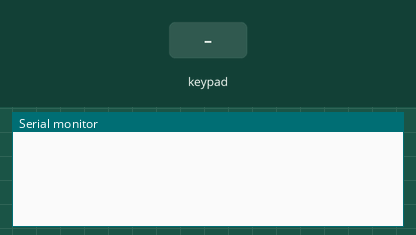
This sketch was run on a simulated Arduino Uno, built with avr-gcc and run on an emulated ATmega328P. Shown: the last lines printed to the serial monitor. The test bench sets the inputs (shaded band).

Above: at 1.2 s.
1.3 s: key '1' pressed
At 1.9 s:
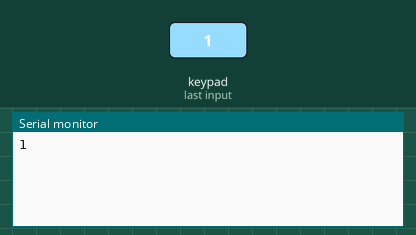
2.8 s: keypad keys 1 3 1 2 1 1 pressed 0.4 s apart
At 5.7 s:
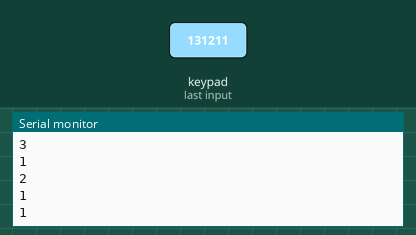
6.7 s: key '4' pressed
At 7.4 s:
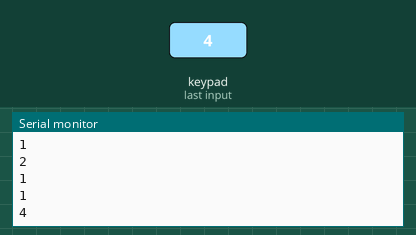
8.2 s: keypad keys 1 3 9 7 2 2 pressed 0.4 s apart
At 11.3 s:
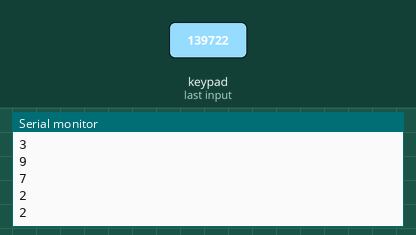
Timing chart, 0 to 12.8 s (numbered marks = the images above; inputs shaded):
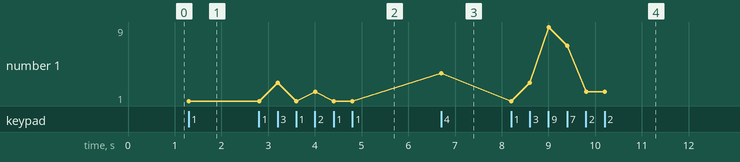

Measured:
- after the input at 1.3 s, the serial monitor: prints a new line at once (image 1)
- after the input at 2.8 s, the serial monitor: prints a new line after 0.41 s (image 2)
- after the input at 6.7 s, the serial monitor: prints a new line at once (image 3)
- after the input at 8.2 s, the serial monitor: prints a new line at once (image 4)
- plotted number 1: 1 → 4 after the input at 6.7 s, 4 → 2 after the input at 8.2 s

The sketch:

keypad_check.ino
```cpp
#include <Keypad.h>

const byte rowsCount = 3;
const byte columsCount = 3;

char keys[rowsCount][columsCount] = {
   { '1','2','3' },
   { '4','5','6' },
   { '7','8','9' }
};

const byte rowPins[rowsCount] = { 13, 12, 11 };
const byte columnPins[columsCount] = { 10, 9, 8};

Keypad keypad = Keypad(makeKeymap(keys), rowPins, columnPins, rowsCount, columsCount);

void setup() {
   Serial.begin(9600);
}

void loop() {
   char key = keypad.getKey();

   if (key) {
      Serial.println(key);
   }
}
```
